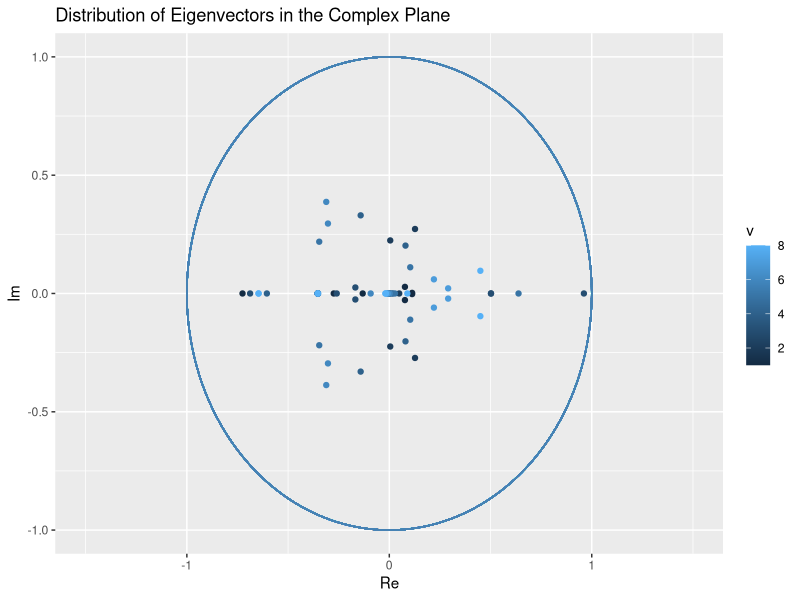
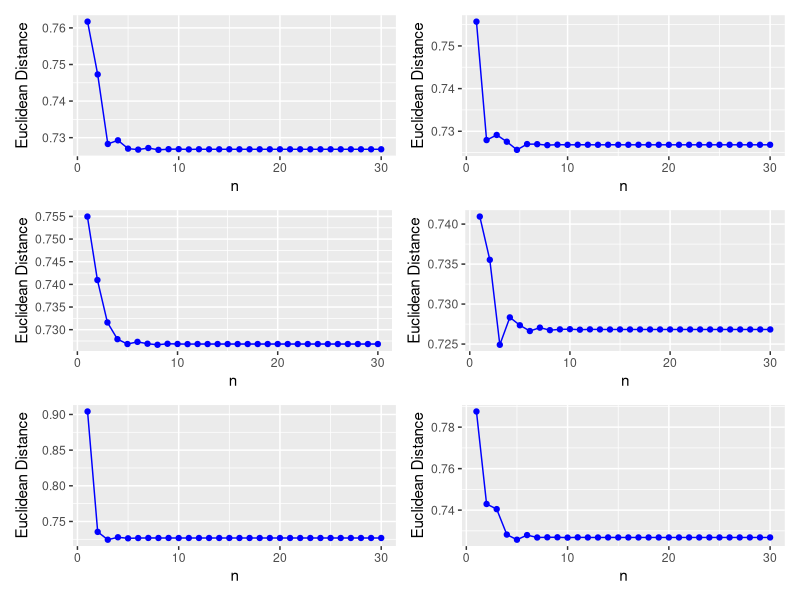
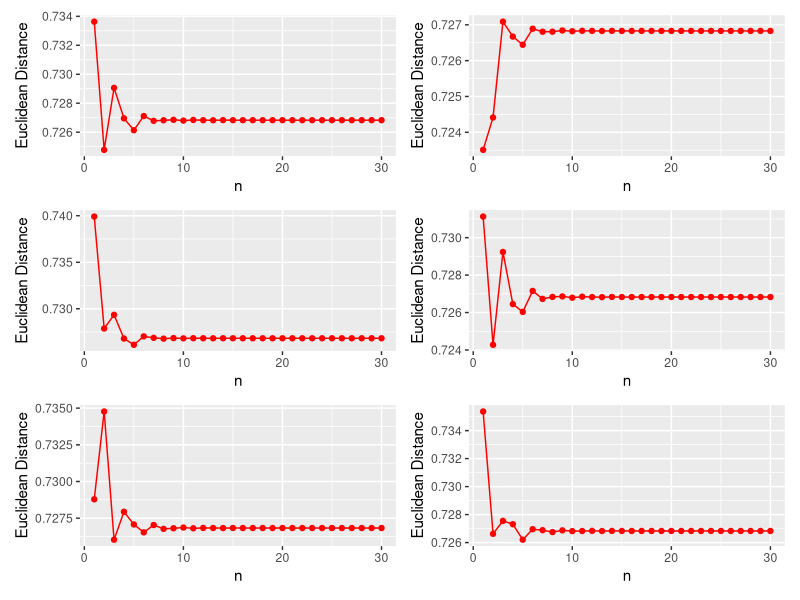

These charts were generated, in order, by the following R code:
## ---- chunk 1
knitr::opts_chunk$set(echo = TRUE, eval = TRUE, fig.align = "center", 
                      message = FALSE, warning = FALSE)
library(tidyverse)
library(knitr)
library(patchwork)
library(ggfortify)
library(matrixcalc)
col_str <- "blue"
## ---- chunk 2
# generates rows of size P which are valid probability distributions
r0 <- function(M){
  prob <- runif(M,0,1)
  prob/sum(prob) # return normalized random row vector
}

r1 <- function(M){
  prob <- runif(M,0,1)
  num_zeros <- sample(1:(M-1),1)
  choices <- sample(1:M, num_zeros)
  prob[choices] <- 0
  prob/sum(prob) # return normalized random row vector
}
## ---- chunk 3
# initialize random P
rand_M <- function(M,row_fxn){
  P <- matrix(rep(NA, M * M), ncol = M)  # create transition matrix
  for(i in 1:M){P[i,] = row_fxn(M)}
  P
}
## ---- chunk 4
M <- 8 # number of states
P <- rand_M(M,r1) # initialize P 
eigen_vecs <- data.frame(eigen(P)[2])
## ---- chunk 5
cols <- 3 # set 3 to hold (re,im) pair and whose row it belongs to
complex <- matrix(rep(NA,cols*M*M), ncol = cols)
colnames(complex) <- c("Re","Im","v")
for(i in 1:M){
  for(j in 1:M){
    curr <- eigen_vecs[i,j]
    complex[M*(i-1) + j, ] <- c(Re(curr),Im(curr),i) 
  }
}
## ---- chunk 6
r <- 1
ep <- 0.5
ggplot(complex) + 
  geom_point(aes(x = Re, y = Im, color = v)) + 
  labs(x = "Re", y = "Im", title = "Distribution of Eigenvectors in the Complex Plane") +
  xlim(-(r+ep),r+ep) + ylim(-r,r) +
  ggforce::geom_circle(aes(x0=0,y0=0,r=r), color = "steelblue")
## ---- chunk 7
set.seed(23)
M <- 12 
P <- rand_M(M,r1)
eigen_vecs <- data.frame(eigen(P)[2])
st <- eigen_vecs[1,1] # choose reference vector to find distance from
it <- 30 # number of iterations of transition matrix
## ---- chunk 8
evolve <- function(pi){
  # simulate and record evolution of pi
  vals <- matrix(rep(NA, (M+1) * it), ncol = (M+1))
  # rename the columns
  str_vec <- rep(NA, M)
  for(i in 1:M){str_vec[i] = paste("x",i,sep="")}
  colnames(vals) <- c("n",str_vec)
  # evolve pi 
  for(i in 1:it){
    vals[i, ] = c(i, pi %*% matrix.power(P,i))
  }
  #store the values in a dataframe
  vals_ <- data.frame(vals) # store indices as base df in case they are needed
  vals <- subset(vals_, select = -c(n))
  vals
}
## ---- chunk 9
distance <- function(pi,ref_dist){
  #plot difference from a reference/stationary distribution
  diff <- rbind(evolve(pi),ref_dist)
  dist_vec <- rep(0, it)
  for(i in 1:it){
    curr_dist <- stats::dist(diff[c(i,it+1),], method = "euclidean")
    dist_vec[i] <- curr_dist
  }
  data.frame(dist_vec)
}
plot_d <- function(init,ref){
  dist_vec <- distance(init,ref)
  dist_plot <- ggplot(dist_vec, mapping = aes(x = 1:it, y = dist_vec)) + 
    geom_point(color = col_str) + geom_line(color = col_str) +
    labs(x = "n", y = "Euclidean Distance")
  dist_plot
}
## ---- chunk 10
p1 <- plot_d(r1(M),st)
p2 <- plot_d(r1(M),st)
p3 <- plot_d(r1(M),st)
p4 <- plot_d(r1(M),st)
p5 <- plot_d(r1(M),st)
p6 <- plot_d(r1(M),st)
(p1+p2)/(p3+p4)/(p5+p6)
## ---- chunk 11
col_str <- "red"
plot_d <- function(init,ref){
  dist_vec <- distance(init,ref)
  dist_plot <- ggplot(dist_vec, mapping = aes(x = 1:it, y = dist_vec)) + 
    geom_point(color = col_str) + geom_line(color = col_str) +
    labs(x = "n", y = "Euclidean Distance")
  dist_plot
}
## ---- chunk 12
p1 <- plot_d(r0(M),st)
p2 <- plot_d(r0(M),st)
p3 <- plot_d(r0(M),st)
p4 <- plot_d(r0(M),st)
p5 <- plot_d(r0(M),st)
p6 <- plot_d(r0(M),st)

(p1+p2)/(p3+p4)/(p5+p6)
